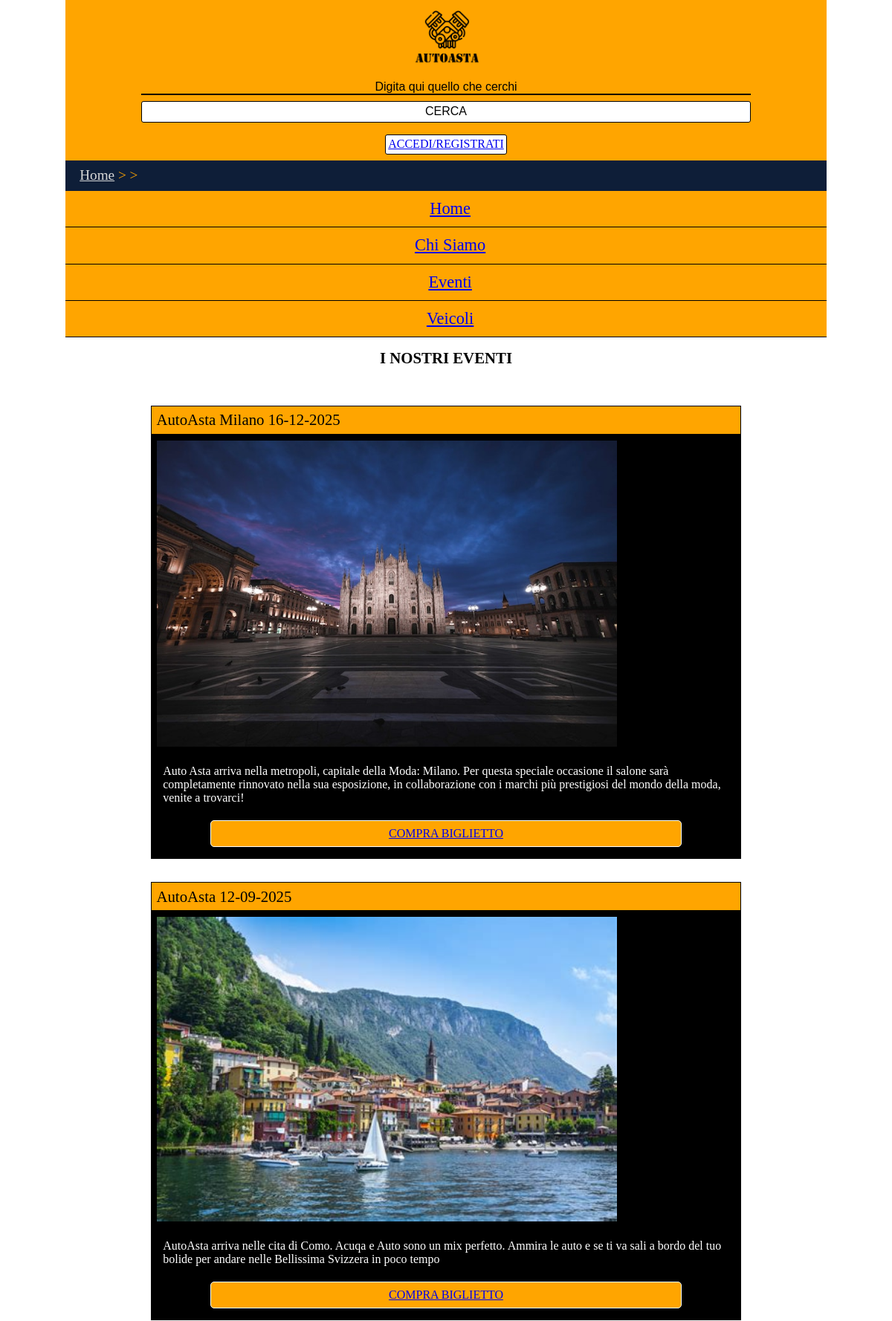
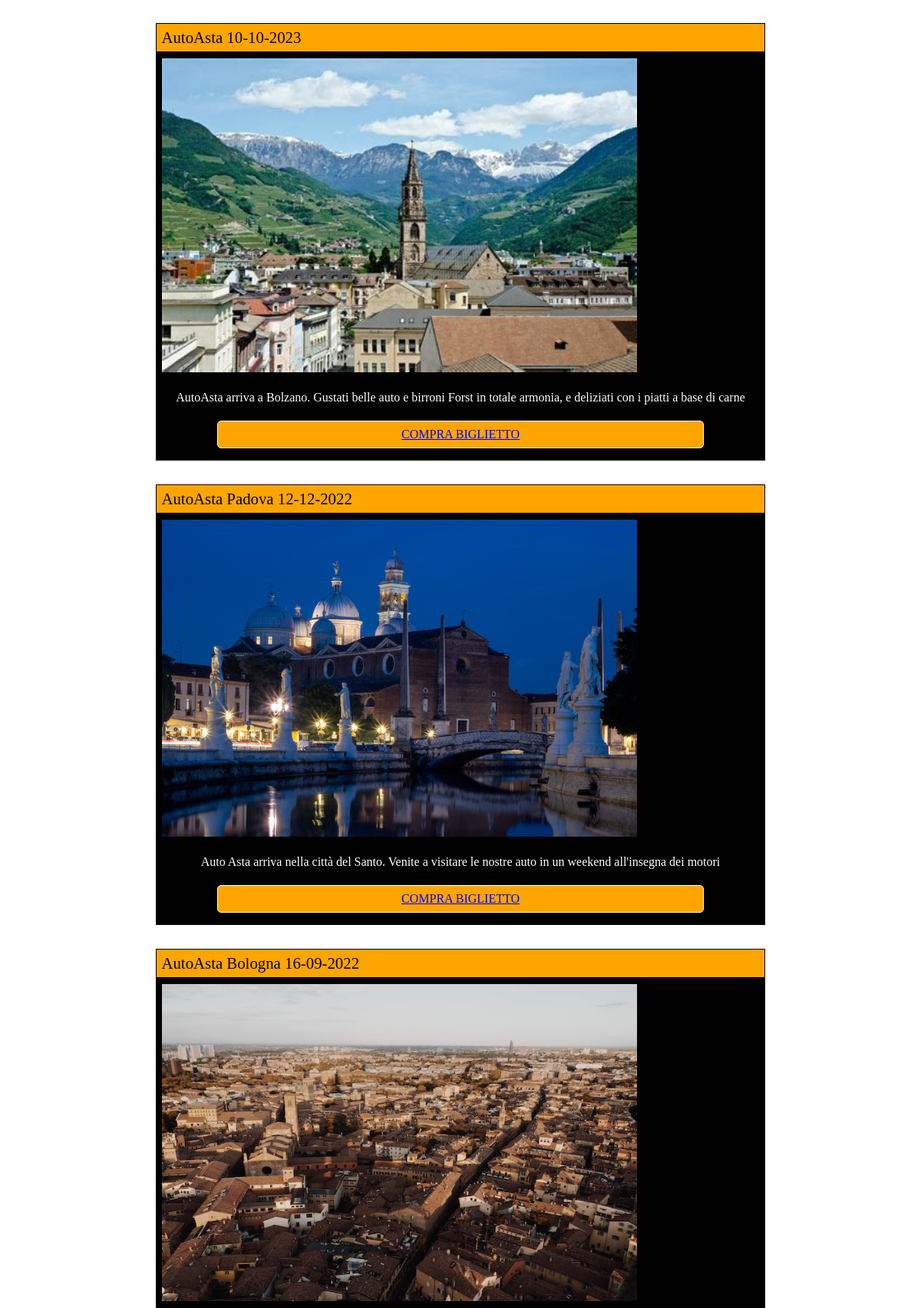
The page /php/eventi.php (upper part) on the database its author committed (2 pictures, top to bottom).
### tables this page shows
CREATE TABLE `evento` (
  `id_Evento` int(11) NOT NULL AUTO_INCREMENT,
  `capienza` int(11) NOT NULL,
  `data` date NOT NULL,
  `indirizzo` int(11) NOT NULL,
  `nome` varchar(50) NOT NULL,
  `descrizione` text NOT NULL,
  `prezzo` float NOT NULL,
  `url_immagine` varchar(100) NOT NULL,
  PRIMARY KEY (`id_Evento`),
  KEY `Indirizzo` (`indirizzo`)
);

### php/database_Manager.php (called while the page is built, shortened)
<?php
class database_Manager{
    private $DB_HOST = "localhost";
    private $DB_NAME = "AutoAsta_merge";
    private $USER = "root";
    private $PWD = "";
    private $connection;
	public function connectToDatabase() {
		$this->connection = mysqli_connect($this->DB_HOST,$this->USER,$this->PWD,$this->DB_NAME);
		if (!$this->connection)
			return false;
		else
			return true;
	}
    public function getEventiList(){
        $query = "SELECT * FROM Evento ORDER BY data DESC;";
        $queryResult = mysqli_query($this->connection, $query) or die("Errore in getEventiList:" . mysqli_error($this->connection));
        if(mysqli_num_rows($queryResult) == 0){
            return null;
        }
        else{
            $result = array();
            while($row = mysqli_fetch_assoc($queryResult)){
                array_push($result, $row);
            }
            return $result;
        }
    }
    public function checkEventiDate($eventi){
        $checkEventiDate = array();
        $date = date("Y-m-d");
        foreach($eventi as $evento){
            if($evento['data'] <  $date){
                array_push($checkEventiDate,true);
            }
            else array_push($checkEventiDate,false);
        }
        return $checkEventiDate;
    }
}
?>

### php/eventi_page.php (the view, shortened to what this page needs)
<?php
    require_once "database_Manager.php";
    $paginaHTML= file_get_contents("../html/eventi.html");
    $connessione = new database_Manager();
    $connessioneOK = $connessione->connectToDatabase();
    $listaEventi = "";
    if($connessioneOK){
        $eventi = $connessione->getEventiList();
        $checkDate = $connessione->checkEventiDate($eventi);
        if($eventi != null){
            $index= 0;
            foreach($eventi as $evento){
                $date = new DateTime($evento['data']);
                $listaEventi .= '<dt class = "eventTitle" > ' . $evento['nome'] .' '.  $date->format('d-m-Y').'</dt>';
                $listaEventi .= '<dd class= "eventDescription">
                    <img class="eventImg" src="../img/' . $evento['url_immagine'] . '"/>
                    <p class="eventParagraph"> ' . $evento['descrizione'] . '</p>';
                    if($checkDate[$index]){
                        $listaEventi.= '</dd><p class="notAvailable" >PECCATO, QUESTO EVENTO &Egrave TRASCORSO BIGLIETTO NON DISPONIBILE </p>';
                    }
                    else {
                        $listaEventi .= '<a class="eventButton" href="buy_Ticket.php?ID='.$evento['id_Evento'].'">COMPRA BIGLIETTO</a> </dd>';
                    }
                $index++;
            }
        }
        else{
            $listaEventi = "<p> Non ci sono informazioni relative ai eventi </p>";
        }
    }
    else{
        $listaEventi = "<p> I Sistemi sono Attualmente Fuori Uso </p>";
    }
    echo str_replace("{event-list}", $listaEventi, $paginaHTML);
?>

### css/styleAlternative.css (style rules this page uses)
* { padding: 0; margin: 0; box-sizing: border-box; }
html, body { font-size: 100%; margin: auto; max-width: 1024px; min-width: 320px; }
body { border: 1px solid #000; }
::placeholder { color: #000; }
#content h2 { text-align: center; font-size: 2em; padding-bottom: 1em; }
.eventTitle { background-color: #FFA500; font-size: 1.3em; padding: 0.3em; border: 1px solid #000; margin-top: 1.5em; }
.eventImg { align-self: flex-start; padding: 0.5em; max-width: 80%; width: 20em; }
.eventParagraph { padding: 1em; align-self: center; }
.eventDescription { background-color: #000; color: #fff; min-height: 200px; display: flex; flex-flow: row; }
.eventButton { background-color: #FFA500; padding: 0.5em; border-radius: 5px; border: 1px solid #fff; margin: 0.3em; align-self: center; flex: 1; text-align: center; }

### css/mobile.css (style rules this page uses)
body { border: none; }
::placeholder { color: #000; }
#content h2 { text-align: center; font-size: 1.3em; }
.eventList { width: 80%; margin: 0 auto; }
.eventDescription { flex-flow: column; flex-wrap: wrap; }
.eventDescription img { width: 100%; align-items: center; }
.eventDescription a { width: 100%; }
.eventButton { align-self: center; max-width: 80%; text-align: center; margin-bottom: 1em; }

### css/print.css (style rules this page uses)
* { padding:0; margin:0; }
html, body { font-size:100%; margin:1em 1em; max-width: 1024px; }
.eventButton { display:none; }
.eventImg { display: none; }
.eventList dd { text-align: left; padding-bottom: 1em; }
.eventList dt { padding-top: 1em; font-weight: bold; font-size: 1.3em; }

### rows shown on the page
evento: nome "AutoAsta Milano", data "16-12-2025", url_immagine (picture), descrizione "Auto Asta arriva nella metropoli, capitale della Moda: Milano. Per questa speciale occasione il salone sarà completamente rinnovato nella sua esposizione, in collaborazione con i marchi più prestigiosi del mondo della moda, venite a trovarci!"
evento: nome "AutoAsta", data "12-09-2025", url_immagine (picture), descrizione "AutoAsta arriva nelle cita di Como. Acuqa e Auto sono un mix perfetto. Ammira le auto e se ti va sali a bordo del tuo bolide per andare nelle Bellissima Svizzera in poco tempo"
evento: nome "AutoAsta", data "10-10-2023", url_immagine (picture), descrizione "AutoAsta arriva a Bolzano. Gustati belle auto e birroni Forst in totale armonia, e deliziati con i piatti a base di carne"
evento: nome "AutoAsta Padova", data "12-12-2022", url_immagine (picture), descrizione "Auto Asta arriva nella città del Santo. Venite a visitare le nostre auto in un weekend all'insegna dei motori"
evento: nome "AutoAsta Bologna", data "16-09-2022", url_immagine (picture)

### other values the page prints
str_replace("{event-list}", $listaEventi, $paginaHTML) "I NOSTRI EVENTI"
